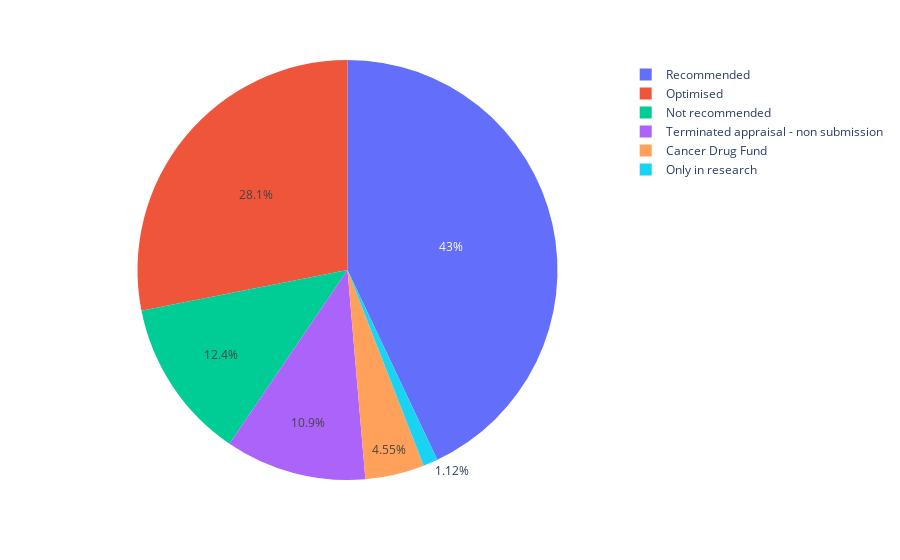

Notebook code for this chart:
### Markdown cell above
### According to website reduce to 5 categories 'Recommended', 'Not recommended', 'Optimised', 'Only in research', 'Terminated appraisal'

### Code cell
import plotly.colors

# Replace Not Recommended by Not recommended
mask = data_pharm['Categorisation (for specific recommendation)'] == 'Not Recommended'
data_pharm.loc[mask, 'Categorisation (for specific recommendation)'] = 'Not recommended'

# Replace Only in Research by Only in research
mask = data_pharm['Categorisation (for specific recommendation)'] == 'Only in Research'
data_pharm.loc[mask, 'Categorisation (for specific recommendation)'] = 'Only in research'

# Replace Terminated Appraisal - non submission by Terminated appraisal - non submission
mask = data_pharm['Categorisation (for specific recommendation)'] == 'Terminated Appraisal - non submission'
data_pharm.loc[mask, 'Categorisation (for specific recommendation)'] = 'Terminated appraisal - non submission'

# Replace Recommended (CDF) by Recommended
mask = data_pharm['Categorisation (for specific recommendation)'] == 'Recommended (CDF)'
data_pharm.loc[mask, 'Categorisation (for specific recommendation)'] = 'Cancer Drug Fund'

# Replace Optimised (CDF) by Optimised
mask = data_pharm['Categorisation (for specific recommendation)'] == 'Optimised (CDF)'
data_pharm.loc[mask, 'Categorisation (for specific recommendation)'] = 'Cancer Drug Fund'

# Create container
container = pd.DataFrame(columns=['Number', 'Categorisation'])

# Count number of occurences for each categorisation type
cats = data_pharm['Categorisation (for specific recommendation)'].unique()
for cat in cats:
    mask = data_pharm['Categorisation (for specific recommendation)'] == cat
    number = len(data_pharm[mask])
    container = pd.concat([container, pd.DataFrame({'Number': [number], 'Categorisation': [cat]})])

colors = colors = plotly.colors.qualitative.Plotly
fig = px.pie(
    container,
    values='Number',
    names='Categorisation',
    color_discrete_map={
        'Recommended': colors[0],
        'Optimised': colors[1],
        'Not recommended': colors[2],
        'Terminated appraisal': colors[3],
        'Cancer Drug Fund': colors[4],
        'Only in research': colors[5]})

fig.show()

### Figure 1 — Plotly figure (JSON) as saved in the notebook; plotly's stock layout.template omitted (floating-point values rounded to 4 significant figures)
{"data": [{"domain": {"x": [0, 1], "y": [0, 1]}, "hovertemplate": "Categorisation=%{label}<br>Number=%{value}<extra></extra>", "labels": ["Recommended", "Optimised", "Not recommended", "Only in research", "Terminated appraisal - non submission", "Cancer Drug Fund"], "legendgroup": "", "name": "", "showlegend": true, "type": "pie", "values": [538, 352, 155, 14, 136, 57]}], "layout": {"legend": {"tracegroupgap": 0}, "margin": {"t": 60}}}
